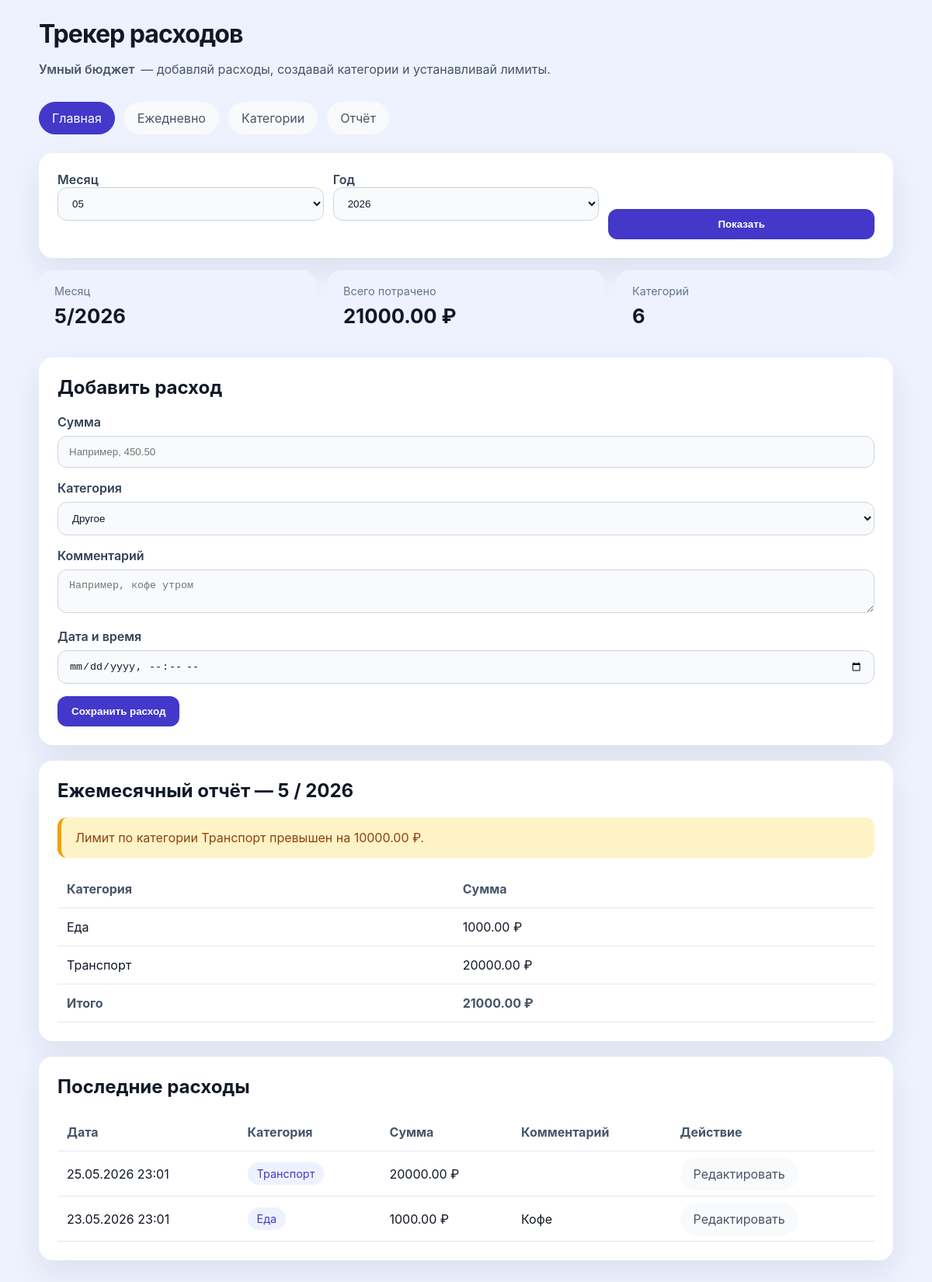
The page / on the database its author committed.
### tables this page shows
CREATE TABLE expenses (
    id INTEGER PRIMARY KEY AUTOINCREMENT,
    date TEXT NOT NULL,
    amount REAL NOT NULL,
    category_id INTEGER NOT NULL,
    note TEXT,
    FOREIGN KEY (category_id) REFERENCES categories(id) ON DELETE CASCADE
);

CREATE TABLE categories (
    id INTEGER PRIMARY KEY AUTOINCREMENT,
    name TEXT UNIQUE NOT NULL,
    monthly_limit REAL NOT NULL DEFAULT 0
);

### app.py (the view)
@app.route("/", methods=["GET"])
def index():
    today = datetime.now()
    year = request.args.get("year", today.year, type=int)
    month = request.args.get("month", today.month, type=int)
    categories = fetch_categories()
    expenses = fetch_expenses(year, month)
    report = monthly_report(year, month)
    total = sum(report.values())
    alerts = compute_alerts(report, categories)
    return render_template(
        "index.html",
        categories=categories,
        expenses=expenses,
        year=year,
        month=month,
        report=report,
        total=total,
        alerts=alerts,
        active_page="home",
    )

### app.py (called while the page is built)
def get_db():
    db = getattr(g, "db", None)
    if db is None:
        db = g.db = sqlite3.connect(app.config["DATABASE"])
        db.row_factory = sqlite3.Row
    return db

def get_month_bounds(year: int, month: int):
    start = datetime(year, month, 1)
    if month == 12:
        end = datetime(year + 1, 1, 1)
    else:
        end = datetime(year, month + 1, 1)
    return start.isoformat(), end.isoformat()

def format_date(value):
    try:
        dt = datetime.fromisoformat(value)
        return dt.strftime("%d.%m.%Y %H:%M")
    except Exception:
        return value

def fetch_expenses(year=None, month=None):
    db = get_db()
    query = """SELECT e.id, e.date, e.amount, e.category_id, e.note, c.name as category
               FROM expenses e
               JOIN categories c ON e.category_id = c.id"""
    params = []
    if year and month:
        start, end = get_month_bounds(year, month)
        query += " WHERE e.date >= ? AND e.date < ?"
        params.extend([start, end])
    query += " ORDER BY e.date DESC"
    return db.execute(query, params).fetchall()

def fetch_categories():
    db = get_db()
    return db.execute("SELECT * FROM categories ORDER BY name").fetchall()

def monthly_report(year, month):
    db = get_db()
    start, end = get_month_bounds(year, month)
    rows = db.execute(
        """SELECT c.name, SUM(e.amount) AS total
           FROM expenses e
           JOIN categories c ON e.category_id = c.id
           WHERE e.date >= ? AND e.date < ?
           GROUP BY e.category_id, c.name""",
        (start, end),
    ).fetchall()
    return {row["name"]: row["total"] for row in rows}

def compute_alerts(report, categories):
    messages = []
    for alert in ALERTS:
        total = report.get(alert["category"], 0)
        if total >= alert["amount"]:
            messages.append(alert["message"])
    for category in categories:
        limit = category["monthly_limit"]
        if limit and report.get(category["name"], 0) > limit:
            overrun = report[category["name"]] - limit
            messages.append(
                f"Лимит по категории {category['name']} превышен на {overrun:.2f} ₽."
            )
    return messages

@app.teardown_appcontext
def teardown_db(exception):
    close_db(exception)

### templates/index.html
{% extends "layout.html" %}
{% block content %}
  <div class="card" style="margin-bottom: 16px;">
    <form method="get" action="{{ url_for('index') }}" style="display: grid; grid-template-columns: repeat(3, minmax(140px, 1fr)); gap: 12px; align-items: end;">
      <label>
        Месяц
        <select name="month">
          {% for m in range(1, 13) %}
            <option value="{{ m }}" {% if m == month %}selected{% endif %}>{{ "%02d" | format(m) }}</option>
          {% endfor %}
        </select>
      </label>
      <label>
        Год
        <select name="year">
          {% for y in range(year - 2, year + 3) %}
            <option value="{{ y }}" {% if y == year %}selected{% endif %}>{{ y }}</option>
          {% endfor %}
        </select>
      </label>
      <button type="submit">Показать</button>
    </form>
  </div>
  <div class="metric-list">
    <div class="metric">
      <div class="metric-title">Месяц</div>
      <div class="metric-value">{{ month }}/{{ year }}</div>
    </div>
    <div class="metric">
      <div class="metric-title">Всего потрачено</div>
      <div class="metric-value">{{ "%.2f" | format(total) }} ₽</div>
    </div>
    <div class="metric">
      <div class="metric-title">Категорий</div>
      <div class="metric-value">{{ categories | length }}</div>
    </div>
  </div>
  <div class="card">
    <h2>Добавить расход</h2>
    <form action="{{ url_for('add_expense') }}" method="post">
      <label for="amount">Сумма</label>
      <input id="amount" name="amount" type="number" step="0.01" min="0" required placeholder="Например, 450.50" />
      <label for="category_id">Категория</label>
      <select id="category_id" name="category_id">
        {% for category in categories %}
          <option value="{{ category['id'] }}">{{ category['name'] }}</option>
        {% endfor %}
      </select>
      <label for="note">Комментарий</label>
      <textarea id="note" name="note" rows="2" placeholder="Например, кофе утром"></textarea>
      <label for="date">Дата и время</label>
      <input id="date" name="date" type="datetime-local" />
      <button type="submit">Сохранить расход</button>
    </form>
  </div>
  <div class="card">
    <h2>Ежемесячный отчёт — {{ month }} / {{ year }}</h2>
    {% if alerts %}
      {% for message in alerts %}
        <div class="alert">{{ message }}</div>
      {% endfor %}
    {% endif %}
    <table>
      <thead>
        <tr>
          <th>Категория</th>
          <th>Сумма</th>
        </tr>
      </thead>
      <tbody>
        {% for category, sum_value in report.items() %}
          <tr>
            <td>{{ category }}</td>
            <td>{{ "%.2f" | format(sum_value) }} ₽</td>
          </tr>
        {% endfor %}
      </tbody>
      <tfoot>
        <tr>
          <th>Итого</th>
          <th>{{ "%.2f" | format(total) }} ₽</th>
        </tr>
      </tfoot>
    </table>
  </div>
  <div class="card">
    <h2>Последние расходы</h2>
    {% if expenses %}
      <table>
        <thead>
          <tr>
            <th>Дата</th>
            <th>Категория</th>
            <th>Сумма</th>
            <th>Комментарий</th>
            <th>Действие</th>
          </tr>
        </thead>
        <tbody>
          {% for expense in expenses %}
            <tr>
              <td>{{ expense['date'] | format_date }}</td>
              <td><span class="badge">{{ expense['category'] }}</span></td>
              <td>{{ "%.2f" | format(expense['amount']) }} ₽</td>
              <td>{{ expense['note'] }}</td>
              <td><a href="{{ url_for('edit_expense', expense_id=expense['id']) }}" class="nav-link">Редактировать</a></td>
            </tr>
          {% endfor %}
        </tbody>
      </table>
    {% else %}
      <p>Расходов ещё нет. Добавьте первую запись.</p>
    {% endif %}
  </div>
{% endblock %}

### templates/layout.html (style rules this page uses)
:root { --bg: #eef2ff; --fg: #111827; --muted: #64748b; --primary: #4338ca; }
body { font-family: Inter, Arial, sans-serif; margin: 0; padding: 0; background: var(--bg); color: var(--fg); }
.nav-link { padding: 10px 16px; border-radius: 999px; text-decoration: none; color: #4b5563; background: #f8fafc; border: 1px solid transparent; transition: all 0.2s ease; white-space: nowrap; }
.card { background: #fff; border-radius: 18px; padding: 24px; margin-bottom: 20px; box-shadow: 0 16px 40px rgba(15, 23, 42, 0.08); }
h1, h2, h3 { margin-top: 0; }
label { display: block; margin-bottom: 8px; font-weight: 600; color: #334155; }
input, select, textarea { width: 100%; padding: 12px 14px; border: 1px solid #cbd5e1; border-radius: 12px; margin-bottom: 16px; box-sizing: border-box; background: #f8fafc; color: var(--fg); }
button { background: var(--primary); border: none; color: white; padding: 12px 18px; border-radius: 12px; cursor: pointer; font-weight: 600; }
table { width: 100%; border-collapse: collapse; margin-top: 12px; }
th, td { padding: 14px 12px; text-align: left; border-bottom: 1px solid #e2e8f0; }
th { color: #475569; font-weight: 700; }
.badge { display: inline-flex; align-items: center; justify-content: center; padding: 6px 12px; border-radius: 999px; background: #eef2ff; color: var(--primary); font-size: 0.9rem; }
.alert { background: #fef3c7; border-left: 5px solid #f59e0b; padding: 16px 18px; margin-bottom: 16px; border-radius: 12px; color: #92400e; }
.metric-list { display: grid; grid-template-columns: repeat(auto-fit, minmax(160px, 1fr)); gap: 16px; margin-bottom: 20px; }
.metric { background: #eef2ff; border-radius: 16px; padding: 18px 20px; }
.metric-title { font-size: 0.9rem; color: var(--muted); margin-bottom: 8px; }
.metric-value { font-size: 1.6rem; font-weight: 700; color: var(--fg); }

### rows shown on the page
expenses: date "25.05.2026 23:01", category "Транспорт", amount "20000.00"
expenses: date "23.05.2026 23:01", category "Еда", amount "1000.00", note "Кофе"

### other values the page prints
{{ month }} "5"
{{ year }} "2026"
{{ "%.2f" | format(total) }} "21000.00"
{{ categories | length }} "6"
{{ message }} "Лимит по категории Транспорт превышен на 10000.00 ₽."
{{ category }} "Еда" "Транспорт"
{{ "%.2f" | format(sum_value) }} "1000.00" "20000.00"
form field month "05"
form field year "2026"
form field category_id "Другое"
